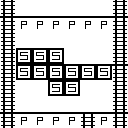

Below is a game level as drawn by its tile map, then a one-line description and the .tmx file that defines it, in full:
An orthogonal 8x8 tile map with 16x16 px tiles, 1 tile layer (Tile Layer 1).

<map version="1.0" orientation="orthogonal" renderorder="right-up" width="8" height="8" tilewidth="16" tileheight="16" nextobjectid="1">
 <properties>
  <property name="BOTTOM" value="TTTTTTTT" />
  <property name="LEFT" value="TTTTTTTT" />
  <property name="RIGHT" value="TTTTTTTT" />
  <property name="SPAWN" value="5,4" />
  <property name="TOP" value="TTTTTTTT" />
 </properties>
 <tileset firstgid="1" name="s" tilewidth="16" tileheight="16">
  <tile id="0">
   <image width="16" height="16" source="../textures/E.png" />
  </tile>
  <tile id="1">
   <image width="16" height="16" source="../textures/L.png" />
  </tile>
  <tile id="2">
   <image width="16" height="16" source="../textures/P.png" />
  </tile>
  <tile id="3">
   <image width="16" height="16" source="../textures/S.png" />
  </tile>
  <tile id="4">
   <image width="16" height="16" source="../textures/T.png" />
  </tile>
  <tile id="5">
   <image width="16" height="16" source="../textures/W.png" />
  </tile>
 </tileset>
 <layer name="Tile Layer 1" width="8" height="8">
  <data encoding="csv">
2,1,1,1,1,1,1,2,
5,3,3,3,3,3,3,5,
2,1,1,1,1,1,1,2,
2,4,4,4,1,1,1,2,
2,4,4,4,4,4,4,5,
2,1,1,4,4,1,1,2,
2,1,1,1,1,1,1,2,
5,3,3,3,3,5,3,5
</data>
 </layer>
</map>
